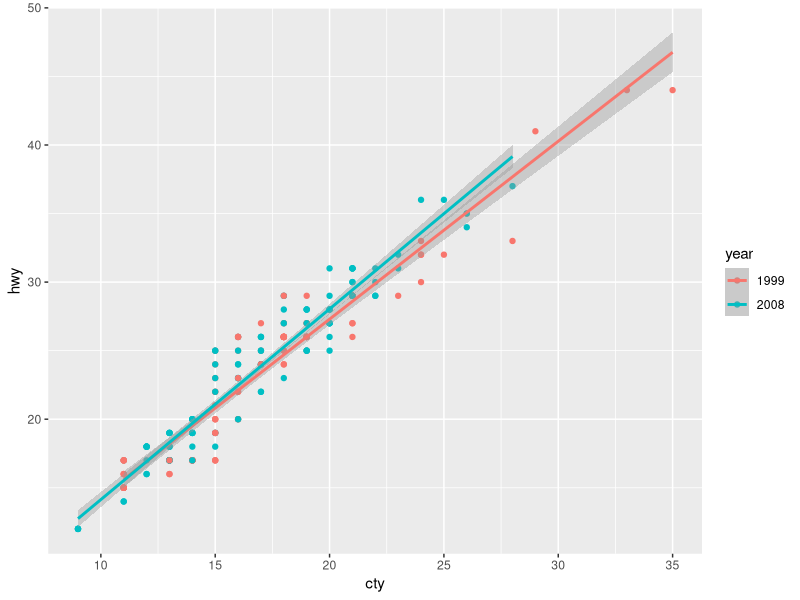
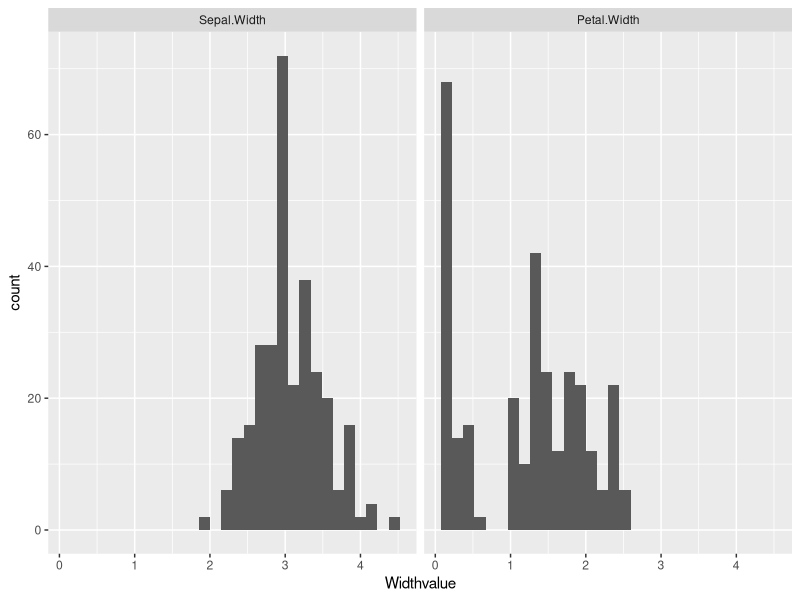

These charts were generated, in order, by the following R code: (Note: this script raises an error after producing the figures.)
install.packages("ggrepel")
install.packages("GGally")
library(ggplot2)
library(data.table)
library(magrittr) # Needed for %>% operator library(tidyr)
library(ggrepel)
library(GGally)

#section 1
##1. shows distribution and quantiles, especially useful when comparing uni-modal distributions. Boxplot
#2. highlights individual values, supports comparison and can show rankings or deviations categories and
#totals                                                        Bar Chart
#3. shows overall changes and patterns, usually over intervals of time Bar chart
#4. shows relationship between two continuous variables.         scatter plot
#Options: bar chart, line chart, scatterplot, boxplot

#Section 2
mpg <- as.data.table(mpg)
mpg_new <- mpg[year%in% c(1999,2008)]
mpg_new$year <- as.factor(mpg_new$year)
ggplot(data = mpg_new, aes(cty, hwy)) + geom_point(aes(color =year)) + geom_smooth(aes(color= year), method = "lm")
#ggplot(mpg_new, aes(cty,hwy, color = factor(year)))  geom_smooth(method = "lm") 

iris_table <- as.data.table(iris)
head(iris_table)
iris_table <- melt(iris_table, measure.vars = c("Sepal.Width", "Petal.Width" ), variable.name = "Widthtype",value = "Widthvalue")
iris_table <- melt(iris_table, measure.vars = c("Sepal.Length", "Petal.Length" ), variable.name = "Lengthtype",value = "Lengthvalue")
head(iris_table)

ggplot(iris_table, aes(Widthvalue)) + geom_histogram() + facet_wrap(~Widthtype)

iris_table <- melt(iris_table, id.vars = "Species")
ggplot(iris_table, aes(value)) + facet_wrap(~variable) + geom_histogram(bins = ...)
head(iris_table)
ggpairs(iris_table,columns = c("Sepal.Length", "Sepal.Width", "Petal.Length", "Petal.Width"))
ggplot(iris_table, aes(Petal.Length, Sepal.Length, group = Species)) + geom_boxplot() + geom_jitter() + geom_violin()
ggplot(iris_table, aes(variable, value)) + geom_boxplot() + geom_jitter() + geom_violin()

#boxplot not good, because in the petal.width and petal.length, most of the points are distributed two sidely, which means there are two modes(two centre) here

#7.   The species plays a role of why we have two modes.



